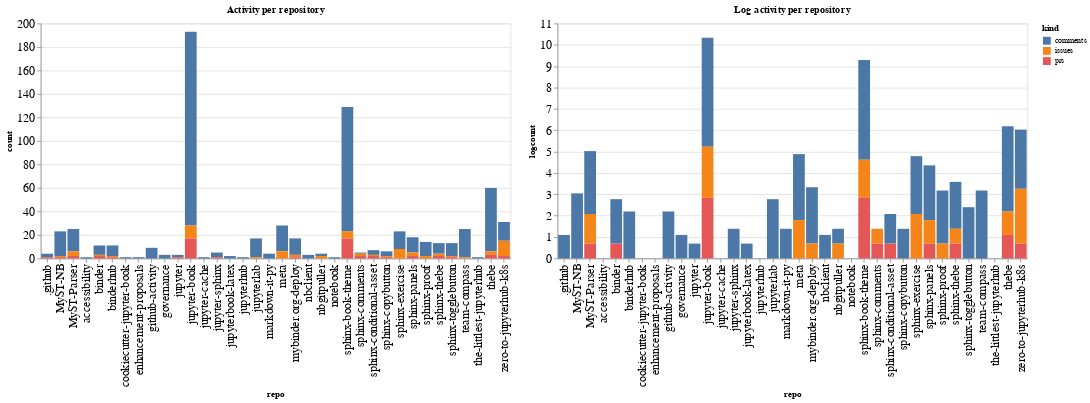

This figure's notebook cell:
### Code cell
ch1 = alt.Chart(repo_summaries, width=600, title="Activity per repository").mark_bar().encode(
    x='repo',
    y='count',
    color='kind',
    tooltip="kind"
)

ch2 = alt.Chart(repo_summaries, width=600, title="Log activity per repository").mark_bar().encode(
    x='repo',
    y='logcount',
    color='kind',
    tooltip="kind"
)

ch1 | ch2

### Figure 1 — Vega-Lite specification as saved in the notebook (floating-point values rounded to 4 significant figures)
{"config": {"axisLeft": {"labelFontSize": 15}, "axisBottom": {"labelFontSize": 15}}, "hconcat": [{"mark": "bar", "encoding": {"color": {"type": "nominal", "field": "kind"}, "tooltip": {"type": "nominal", "field": "kind"}, "x": {"type": "nominal", "field": "repo"}, "y": {"type": "quantitative", "field": "count"}}, "title": "Activity per repository", "width": 600}, {"mark": "bar", "encoding": {"color": {"type": "nominal", "field": "kind"}, "tooltip": {"type": "nominal", "field": "kind"}, "x": {"type": "nominal", "field": "repo"}, "y": {"type": "quantitative", "field": "logcount"}}, "title": "Log activity per repository", "width": 600}], "data": {"name": "data-2bf2ee68c399649526fed02a15a6731a"}, "$schema": "https://vega.github.io/schema/vega-lite/v4.8.1.json", "datasets": {"data-2bf2ee68c399649526fed02a15a6731a": [{"repo": ".github", "kind": "comments", "count": 3, "logcount": 1.099}, {"repo": ".github", "kind": "prs", "count": 1, "logcount": 0.0}, {"repo": "MyST-NB", "kind": "comments", "count": 21, "logcount": 3.045}, {"repo": "MyST-NB", "kind": "issues", "count": 1, "logcount": 0.0}, {"repo": "MyST-NB", "kind": "prs", "count": 1, "logcount": 0.0}, {"repo": "MyST-Parser", "kind": "comments", "count": 19, "logcount": 2.944}, {"repo": "MyST-Parser", "kind": "issues", "count": 4, "logcount": 1.386}, {"repo": "MyST-Parser", "kind": "prs", "count": 2, "logcount": 0.6931}, {"repo": "accessibility", "kind": "comments", "count": 1, "logcount": 0.0}, {"repo": "binder", "kind": "comments", "count": 8, "logcount": 2.079}, {"repo": "binder", "kind": "issues", "count": 1, "logcount": 0.0}, {"repo": "binder", "kind": "prs", "count": 2, "logcount": 0.6931}, {"repo": "binderhub", "kind": "comments", "count": 9, "logcount": 2.197}, {"repo": "binderhub", "kind": "issues", "count": 1, "logcount": 0.0}, {"repo": "binderhub", "kind": "prs", "count": 1, "logcount": 0.0}, {"repo": "cookiecutter-jupyter-book", "kind": "comments", "count": 1, "logcount": 0.0}, {"repo": "enhancement-proposals", "kind": "comments", "count": 1, "logcount": 0.0}, {"repo": "github-activity", "kind": "comments", "count": 9, "logcount": 2.197}, {"repo": "governance", "kind": "comments", "count": 3, "logcount": 1.099}, {"repo": "jupyter", "kind": "comments", "count": 2, "logcount": 0.6931}, {"repo": "jupyter", "kind": "prs", "count": 1, "logcount": 0.0}, {"repo": "jupyter-book", "kind": "comments", "count": 165, "logcount": 5.106}, {"repo": "jupyter-book", "kind": "issues", "count": 11, "logcount": 2.398}, {"repo": "jupyter-book", "kind": "prs", "count": 17, "logcount": 2.833}, {"repo": "jupyter-cache", "kind": "comments", "count": 1, "logcount": 0.0}, {"repo": "jupyter-sphinx", "kind": "comments", "count": 4, "logcount": 1.386}, {"repo": "jupyter-sphinx", "kind": "prs", "count": 1, "logcount": 0.0}, {"repo": "jupyterbook-latex", "kind": "comments", "count": 2, "logcount": 0.6931}, {"repo": "jupyterhub", "kind": "comments", "count": 1, "logcount": 0.0}, {"repo": "jupyterlab", "kind": "comments", "count": 16, "logcount": 2.773}, {"repo": "jupyterlab", "kind": "issues", "count": 1, "logcount": 0.0}, {"repo": "markdown-it-py", "kind": "comments", "count": 4, "logcount": 1.386}, {"repo": "meta", "kind": "comments", "count": 22, "logcount": 3.091}, {"repo": "meta", "kind": "issues", "count": 6, "logcount": 1.792}, {"repo": "mybinder.org-deploy", "kind": "comments", "count": 14, "logcount": 2.639}, {"repo": "mybinder.org-deploy", "kind": "issues", "count": 2, "logcount": 0.6931}, {"repo": "mybinder.org-deploy", "kind": "prs", "count": 1, "logcount": 0.0}, {"repo": "nbclient", "kind": "comments", "count": 3, "logcount": 1.099}, {"repo": "nbgitpuller", "kind": "comments", "count": 2, "logcount": 0.6931}, {"repo": "nbgitpuller", "kind": "issues", "count": 2, "logcount": 0.6931}, {"repo": "notebook", "kind": "comments", "count": 1, "logcount": 0.0}, {"repo": "sphinx-book-theme", "kind": "comments", "count": 106, "logcount": 4.663}, {"repo": "sphinx-book-theme", "kind": "issues", "count": 6, "logcount": 1.792}, {"repo": "sphinx-book-theme", "kind": "prs", "count": 17, "logcount": 2.833}, {"repo": "sphinx-comments", "kind": "comments", "count": 1, "logcount": 0.0}, {"repo": "sphinx-comments", "kind": "issues", "count": 2, "logcount": 0.6931}, {"repo": "sphinx-comments", "kind": "prs", "count": 2, "logcount": 0.6931}, {"repo": "sphinx-conditional-asset", "kind": "comments", "count": 4, "logcount": 1.386}, {"repo": "sphinx-conditional-asset", "kind": "issues", "count": 1, "logcount": 0.0}, {"repo": "sphinx-conditional-asset", "kind": "prs", "count": 2, "logcount": 0.6931}, {"repo": "sphinx-copybutton", "kind": "comments", "count": 4, "logcount": 1.386}, {"repo": "sphinx-copybutton", "kind": "issues", "count": 1, "logcount": 0.0}, {"repo": "sphinx-copybutton", "kind": "prs", "count": 1, "logcount": 0.0}, {"repo": "sphinx-exercise", "kind": "comments", "count": 15, "logcount": 2.708}, {"repo": "sphinx-exercise", "kind": "issues", "count": 8, "logcount": 2.079}, {"repo": "sphinx-panels", "kind": "comments", "count": 13, "logcount": 2.565}, {"repo": "sphinx-panels", "kind": "issues", "count": 3, "logcount": 1.099}, {"repo": "sphinx-panels", "kind": "prs", "count": 2, "logcount": 0.6931}, {"repo": "sphinx-proof", "kind": "comments", "count": 12, "logcount": 2.485}, {"repo": "sphinx-proof", "kind": "issues", "count": 2, "logcount": 0.6931}, {"repo": "sphinx-thebe", "kind": "comments", "count": 9, "logcount": 2.197}, {"repo": "sphinx-thebe", "kind": "issues", "count": 2, "logcount": 0.6931}, {"repo": "sphinx-thebe", "kind": "prs", "count": 2, "logcount": 0.6931}, {"repo": "sphinx-togglebutton", "kind": "comments", "count": 11, "logcount": 2.398}, {"repo": "sphinx-togglebutton", "kind": "issues", "count": 1, "logcount": 0.0}, {"repo": "sphinx-togglebutton", "kind": "prs", "count": 1, "logcount": 0.0}, {"repo": "team-compass", "kind": "comments", "count": 24, "logcount": 3.178}, {"repo": "team-compass", "kind": "issues", "count": 1, "logcount": 0.0}, {"repo": "the-littlest-jupyterhub", "kind": "comments", "count": 1, "logcount": 0.0}, {"repo": "thebe", "kind": "comments", "count": 54, "logcount": 3.989}, {"repo": "thebe", "kind": "issues", "count": 3, "logcount": 1.099}, {"repo": "thebe", "kind": "prs", "count": 3, "logcount": 1.099}, {"repo": "zero-to-jupyterhub-k8s", "kind": "comments", "count": 16, "logcount": 2.773}, {"repo": "zero-to-jupyterhub-k8s", "kind": "issues", "count": 13, "logcount": 2.565}, {"repo": "zero-to-jupyterhub-k8s", "kind": "prs", "count": 2, "logcount": 0.6931}]}}
